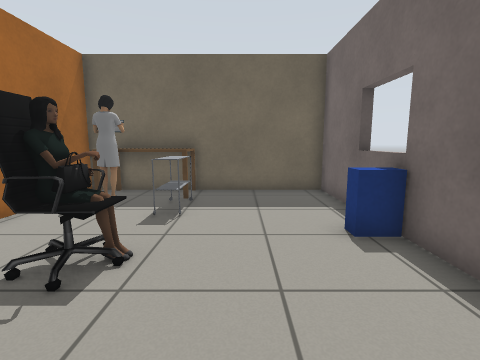
View 1 (above)

18 first-person views from a walk through a robot-simulator world made for Gazebo. The camera is 0.9 m above the floor, tilts 8° down and sees 85° across. The lines on the ground mark 1 m squares. The floor is counted in squares, 0.5 m on a side. Each view is taken from the middle of a square. On the plan, view 1 faces up. The plan holds only what a view shows up to about 15 squares ahead; the rest is blank. The robots in the file are not drawn. Simple patterns stand in for the simulator's built-in surfaces. Simple shapes stand in for some stock models. Some surface patterns are stand-ins.

View 2
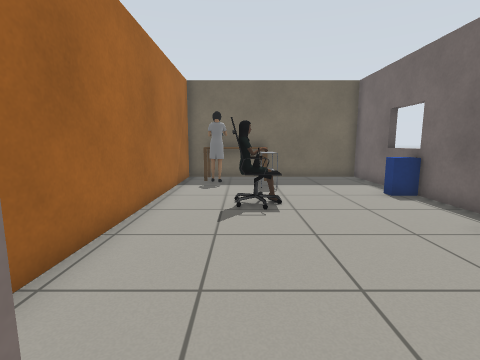

View 3
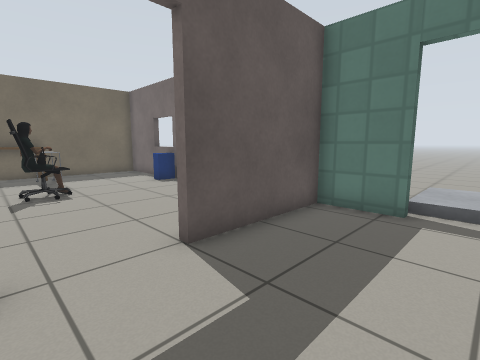

View 4
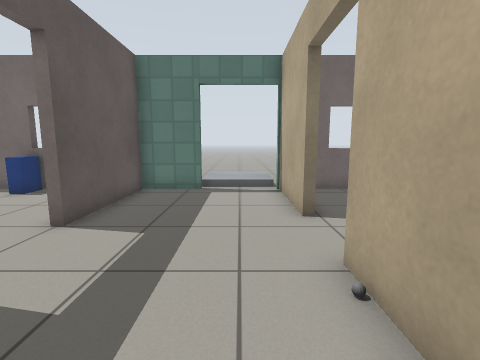

View 5
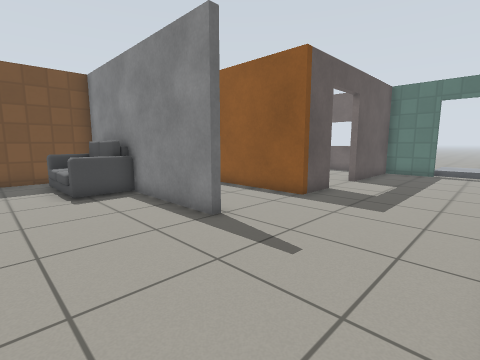

View 6
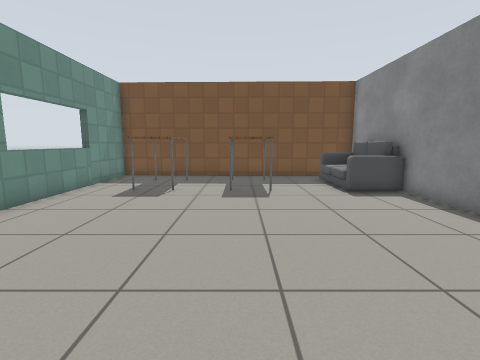

View 7
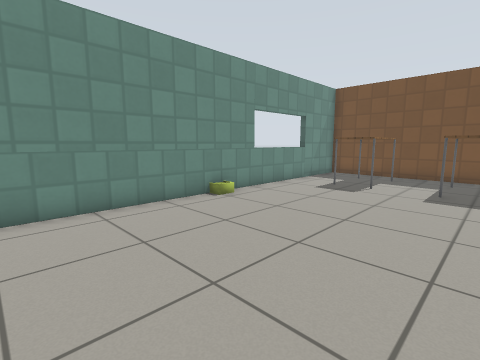

View 8
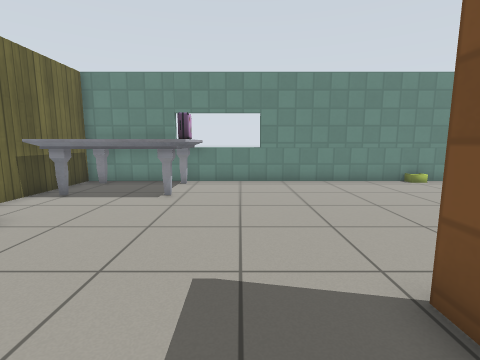

View 9
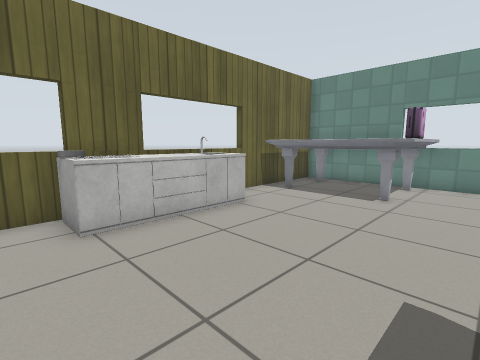

View 10
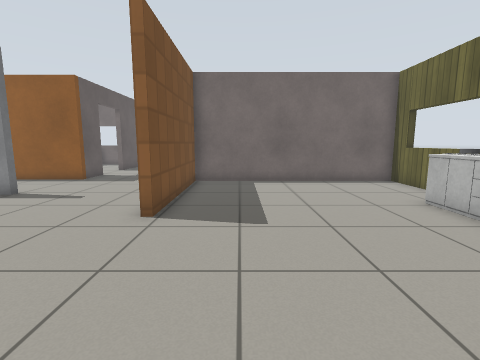

View 11
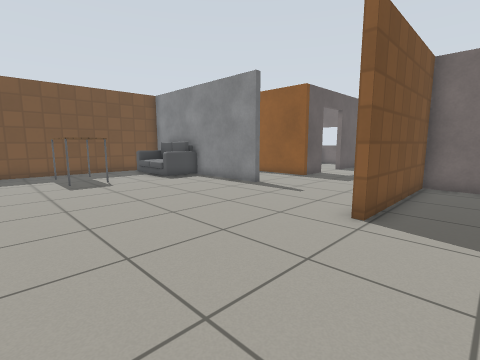

View 12
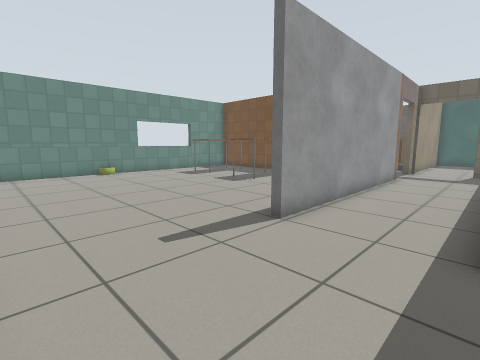

View 13
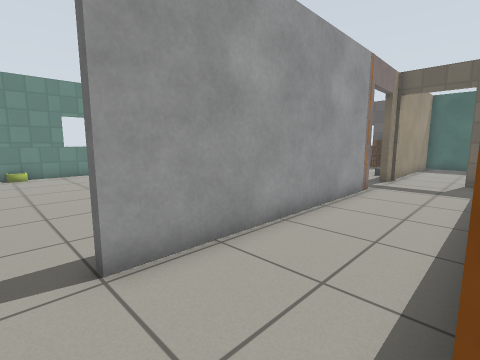

View 14
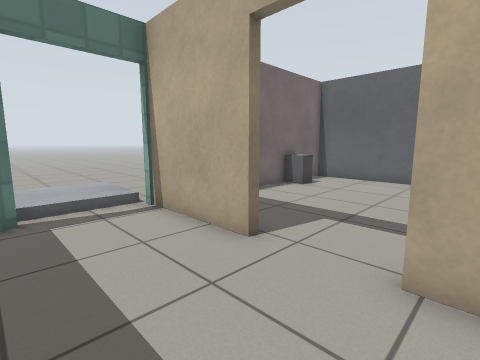

View 15
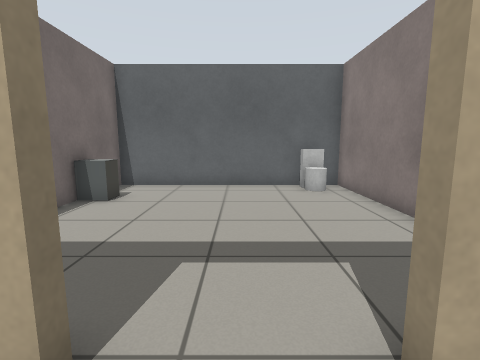

View 16
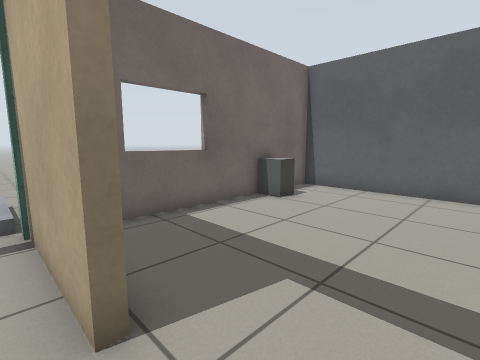

View 17
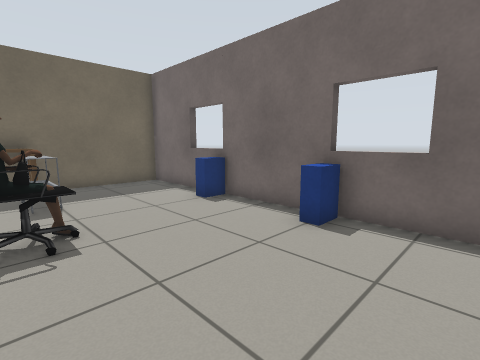

View 18
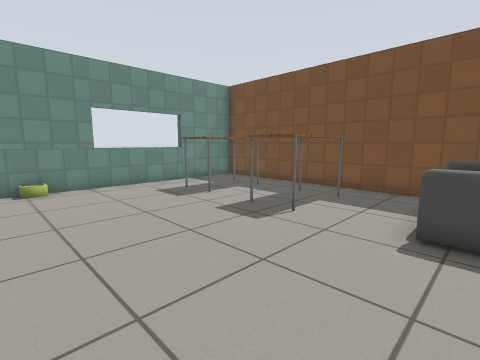

### Floor plan
Points are (right, up) in squares from view 1. A wall is a line through its corners. A room is listed if a view was taken in it or the views show most of it. See-through windows are left out.
Room 1 (views 1, 17)
walls: (3.2, -1.9) (3.2, 10) (-2.6, 10); (-4.4, 10) (-5.7, 10) (-5.7, -1.1)
ways out: open door at (-3, -3) to room 2
objects: person (-4, 8) to (-4, 9); table (-4, 9) to (-2, 10); office chair (-3, 3) to (-2, 3); person (-3, 4) to (-2, 4); other object (-2, 7) to (-2, 8); suitcase (2, 1) to (3, 1); suitcase (2, 5) to (3, 5)
Room 2 (views 2, 3, 14, 15, 16)
walls: (-0.7, -8.6) (3.5, -8.6); (-4, -3.2) (-6, -3.2); (-4.6, -8.6) (-3.2, -8.6); (3.2, -5.5) (3.2, -3.2) (-1.5, -3.2)
ways out: open door at (-3, -3) to room 1; opening at (-6, -6) to room 3; open door at (-2, -9) to room 4; open door at (3, -7)
objects: other object (-4, -8)
Room 3 (views 4, 5, 6, 7, 8, 9, 10, 11, 12, 13, 18)
walls: (-9.9, -3) (-9.9, 1.5); (-6, -3.2) (-6, 1.2); (-9.7, 1.5) (-9.7, -3); (-9.9, 4.4) (-9.9, 6.3) (-16.6, 6.4); (-10.6, -18.3) (-6.5, -18.3) (-6.5, -8.9) (-12.8, -8.9); (-18.5, -18.3) (-16.4, -18.3); (-18.4, 6.5) (-22.4, 6.5) (-22.4, -13.8); (-9.7, 6.9) (-9.7, 4.4)
ways out: opening at (-6, -6) to room 2; opening at (-18, 6); open door at (-10, 8); open door at (-8, 10)
objects: marble table (-22, -18) to (-19, -13); suitcase (-21, -13) to (-20, -13); table (-20, 2) to (-19, 5); counter (-16, -18) to (-12, -17); table (-16, 2) to (-15, 4); sofa (-12, 2) to (-10, 5); other object (-11, -18) to (-11, -17)
Room 4 (no view inside)
walls: (-6.3, -13.1) (-6.3, -18.3) (3.2, -18.3) (3.2, -9.9)
ways out: open door at (-2, -9) to room 2
objects: toilet (-5, -18) to (-5, -17); office chair (2, -15) to (3, -15)

Positions as (right, up) in squares from view 1, and headings:
1: (0, 0), facing up
2: (-3, -4), facing up
3: (-4, -7), facing up-right
4: (-7, -7), facing right
5: (-14, -8), facing up-right
6: (-16, -8), facing up
7: (-15, -9), facing up-left
8: (-10, -11), facing left
9: (-10, -11), facing down-left
10: (-19, -11), facing right
11: (-19, -11), facing up-right
12: (-6, -8), facing up-left
13: (-6, -4), facing up-left
14: (-4, -5), facing down-right
15: (-2, -7), facing down
16: (-3, -8), facing down-right
17: (-3, -2), facing up-right
18: (-11, -4), facing up-left
